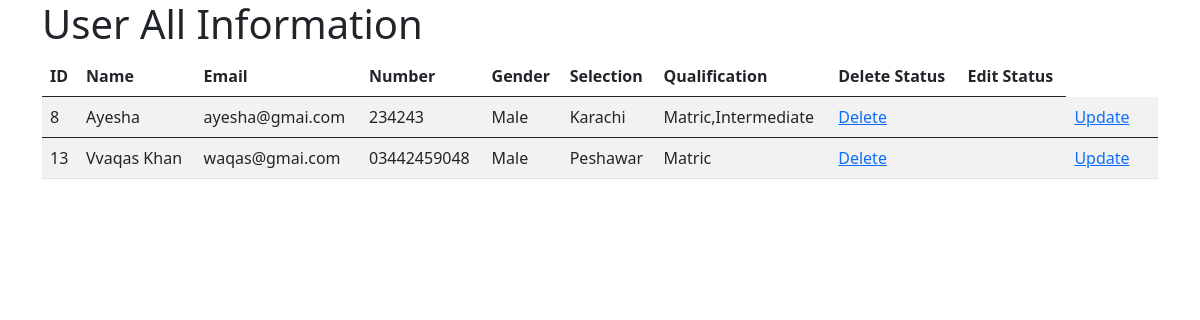
The app's page /CRUD/show.php with its own data.
### tables this page shows
CREATE TABLE `fetchdata` (
  `id` int(11) NOT NULL,
  `name` varchar(50) NOT NULL,
  `email` varchar(50) NOT NULL,
  `Number` varchar(20) NOT NULL,
  `gender` varchar(10) NOT NULL,
  `sel` varchar(20) NOT NULL,
  `qualification` varchar(50) NOT NULL
);

### CRUD/show.php (the view, shortened to what this page needs)
<!doctype html>
<html>
<head>
<link href="https://cdn.jsdelivr.net/npm/bootstrap@5.0.2/dist/css/bootstrap.min.css" rel="stylesheet" >
</head>
<body>
<div class="container">
<h1>User All Information</h1>
<table class="table table-striped">
<thead>
<tr>
<th>ID</th>
<th>Name</th>
<th>Email</th>
<th>Number</th>
<th>Gender</th>
<th>Selection</th>
<th>Qualification</th>
<th>Delete Status</th>
<th>Edit Status</th>
</tr>
</thead>
<?php
require("connection.php");
$query = "Select * from fetchdata";
$result = mysqli_query($con,$query);
 while($data = mysqli_fetch_assoc($result))
 {
	 echo '<tbody>';
	 echo '<tr>';
	 echo '<td>'.$data["id"].'</td>';
	 echo '<td>'.$data["name"].'</td>';
	 echo '<td>'.$data["email"].'</td>';
	 echo '<td>'.$data["Number"].'</td>';
	 echo '<td>'.$data["gender"].'</td>';
	 echo '<td>'.$data["sel"].'</td>';
	 echo '<td>'.$data["qualification"].'</td>';
	 echo '<td>'.'<a href="Delete.php?id='.$data["id"].'">Delete</a>'.'<td>';
	 echo '<td>'.'<a href="Update.php?id='.$data["id"].'">Update</a>'.'<td>';
	 echo '</tr>';
	 echo '</tbody>';
 }
?>
</table>
</div>
</body>
</html>

### records on screen
fetchdata: id "8", name "Ayesha", email "ayesha@gmai.com", Number "234243", gender "Male", sel "Karachi", qualification "Matric,Intermediate"
fetchdata: id "13", name "Vvaqas Khan", email "waqas@gmai.com", Number "03442459048", gender "Male", sel "Peshawar", qualification "Matric"
